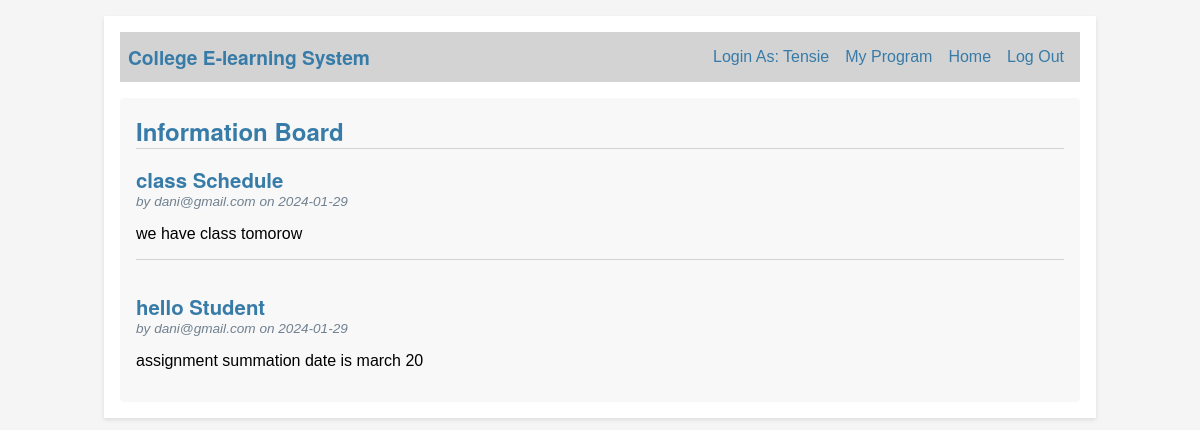
The page / (signed in) on the database its author committed.
### tables this page shows
CREATE TABLE users (
  id INTEGER PRIMARY KEY AUTOINCREMENT,
  name TEXT NOT NULL,
  phone TEXT NOT NULL,
  email TEXT UNIQUE NOT NULL,
  password TEXT NOT NULL,
  role_id INTEGER NOT NULL,
  FOREIGN KEY (role_id) REFERENCES roles(id)
);

CREATE TABLE post (
  id INTEGER PRIMARY KEY AUTOINCREMENT,
  author_id INTEGER NOT NULL,
  created TIMESTAMP NOT NULL DEFAULT CURRENT_TIMESTAMP,
  title TEXT NOT NULL,
  body TEXT NOT NULL,
  FOREIGN KEY (author_id) REFERENCES users(id)
);

### elearning/blog.py (the view)
@bp.route('/')
@login_required
def index():
    db = get_db()
    posts = db.execute(
        'SELECT p.id, title, body, created, author_id, email'
        ' FROM post p JOIN users u ON p.author_id = u.id'
        ' ORDER BY created DESC'
    ).fetchall()
    return render_template('blog/index.html', posts=posts)

### elearning/auth.py (called while the page is built)
@bp.before_app_request
def load_logged_in_user():
    user_id = session.get('user_id')
    if user_id is None:
        g.user = None
    else:
        g.user = get_db().execute(
            'SELECT * FROM users WHERE id = ?', (user_id,)
        ).fetchone()

def login_required(view):
    @functools.wraps(view)
    def wrapped_view(**kwargs):
        if g.user is None:
            return redirect(url_for('auth.login'))
        return view(**kwargs)
    return wrapped_view

### elearning/db.py (called while the page is built)
def get_db():
    if 'db' not in g:
        g.db = sqlite3.connect(
            current_app.config['DATABASE'],
            detect_types=sqlite3.PARSE_DECLTYPES
        )
        g.db.row_factory = sqlite3.Row
    return g.db

### elearning/templates/blog/index.html (shortened to what this page needs)
{% extends 'base.html' %}
{% block header %}
  <h1>{% block title %}Information Board {% endblock %}</h1>
{% endblock %}
{% block content %}
  {% for post in posts %}
    <article class="post">
      <header>
        <div>
          <h1>{{ post['title'] }}</h1>
          <div class="about">by {{ post['email'] }} on {{ post['created'].strftime('%Y-%m-%d') }}</div>
        </div>
      </header>
      <p class="body">{{ post['body'] }}</p>
    </article>
    {% if not loop.last %}
      <hr>
    {% endif %}
  {% endfor %}
{% endblock %}

### elearning/templates/base.html (shortened to what this page needs)
<!doctype html>
<html>
    <link rel="stylesheet" href="{{ url_for('static', filename='style.css') }}">
    <nav>
      <h1>College E-learning System </h1>
      <ul>
        {% if g.user %}
          <li><span>Login As: {{ g.user['name'] }}</span>
          {% if g.user['role_id'] == 3 %}
          <li><a href="{{ url_for('report.g_report')}}">My Program</a>
            {% endif %}
          <li><a href="{{ url_for('blog.index') }}">Home</a>
          <li><a href="{{ url_for('auth.logout') }}">Log Out</a>
        {% endif %}
      </ul>
    </nav>
    <section class="content">
      <header>
        {% block header %}{% endblock %}
      </header>
      {% block content %}{% endblock %}
    </section>
</html>

### elearning/static/style.css (style rules this page uses)
html { font-family: Arial, sans-serif; background: #f5f5f5; padding: 1rem; }
h1 { font-family: "Helvetica Neue", Helvetica, Arial, sans-serif; color: #377ba8; margin: 1rem 0; }
a { color: #377ba8; text-decoration: none; }
hr { border: none; border-top: 1px solid lightgray; margin: 1rem 0; }
nav { background: lightgray; display: flex; align-items: center; padding: 0.5rem; }
nav h1 { flex: 1; margin: 0; font-size: 1.2em; }
nav ul { display: flex; list-style: none; margin: 0; padding: 0; }
nav ul li a, nav ul li span, header .action { display: block; padding: 0.5rem; text-decoration: none; color: #377ba8; }
li { font-style: none; }
.content { padding: 1rem; background: #f8f8f8; border-radius: 4px; margin-top: 1rem; }
.content > header { border-bottom: 1px solid lightgray; display: flex; align-items: flex-end; }
.content > header h1 { flex: 1; margin: 0; font-size: 1.5em; }
.post > header { display: flex; align-items: flex-end; font-size: 0.85em; margin-bottom: 0.5rem; }
.post > header > div:first-of-type { flex: 1; }
.post > header h1 { font-size: 1.5em; margin-bottom: 0; }
.post .about { color: slategray; font-style: italic; }
.post .body { white-space: pre-line; margin-top: 1em; }
.content:last-child { margin-bottom: 0; }

### rows shown on the page
users: user.name "Tensie"
post: title "class Schedule", email "dani@gmail.com", created "2024-01-29", body "we have class tomorow"
post: title "hello Student", email "dani@gmail.com", created "2024-01-29", body "assignment summation date is march 20"
